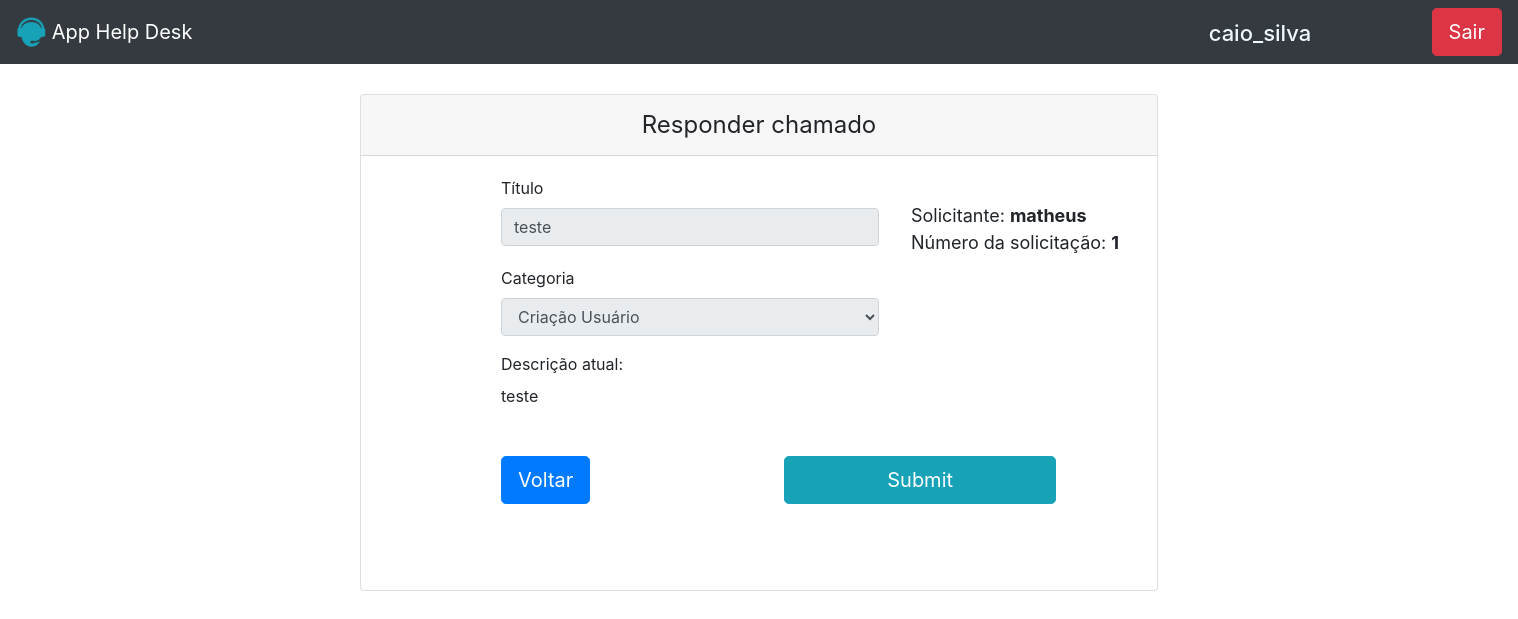
The page /php/resposta.php?id=1 (signed in) on the database its author committed.
### tables this page shows
CREATE TABLE IF NOT EXISTS `tb_pedidos` (
  `id` int NOT NULL AUTO_INCREMENT,
  `usuario` varchar(50) NOT NULL,
  `titulo` varchar(45) NOT NULL,
  `categoria` varchar(45) NOT NULL,
  `descricao` varchar(100) NOT NULL,
  `responsavel` varchar(25) DEFAULT NULL,
  `respostas_resp` varchar(255) DEFAULT NULL,
  `respostas_soli` varchar(255) DEFAULT NULL,
  `situacao` varchar(45) NOT NULL,
  `dta_criacao` timestamp NULL DEFAULT CURRENT_TIMESTAMP,
  `dta_atualizacao` timestamp NOT NULL DEFAULT CURRENT_TIMESTAMP ON UPDATE CURRENT_TIMESTAMP,
  PRIMARY KEY (`id`)
);

### php/resposta.php (the view, shortened to what this page needs)
<html>
<head>
  <link rel="stylesheet" href="https://maxcdn.bootstrapcdn.com/bootstrap/4.0.0/css/bootstrap.min.css">
</head>
<body>
  <?php
  require_once 'header.php';
  if (!empty($_GET['id'])) {
    include_once('config.php');
    $id = $_GET['id'];
    $sql = "SELECT * FROM tb_pedidos WHERE id=$id";
    $result = $conexao->query($sql);
    if ($result->num_rows > 0) {
      while ($user_data = mysqli_fetch_assoc($result)) {
        $titulo = $user_data['titulo'];
        $categoria = $user_data['categoria'];
        $descricao = $user_data['descricao'];
        $solicitante = $user_data['usuario'];
      }
    }
  }
  ?>
  <div class="container">
    <div class="row">
      <div class="card-abrir-chamado">
        <div class="card">
          <div class="card-header">
            Responder chamado
          </div>
          <div class="card-body">
            <div class="row">
              <div class="col">
                <form action="" method="POST">
                  <div class="form-group">
                    <label>Título</label>
                    <input type="text" name="titulo" disabled value="<?php echo $titulo ?>" autofocus class="form-control w-50" placeholder="Título">
                  </div>
                  <div class="solicitante">
                  <?php
                   echo "<span>Solicitante: <strong>$solicitante</strong></usuario_logadospan>";
                   echo "<br>";
                   echo "<span>Número da solicitação: <strong>$id</strong></span>";
                  ?>
                  </div>
                  <div class="form-group w-50" id="categoria">
                    <label>Categoria</label>
                    <select name="categoria" disabled value="<?php echo $categoria ?>" class="form-control">
                      <option name="categoria">Criação Usuário</option>
                    </select>
                  </div>
                  <div class="form-group" id="descricao">
                    <label>Descrição atual:</label>
                    <?php echo "<p>$descricao</p>";
                    ?>
                    <div class="row mt-5">
                      <div class="col-6">
                        <?php
                           $nivel = $_SESSION['nivel'];
                        if ($nivel == 2) {
                          echo "<a class='btn btn-lg btn-primary' id='voltar' href='consultar_chamado.php' name='voltar' type='button' data-toggle='tooltip' data-placement='right' title='Consultar Chamado'>Voltar</a>";
                        } else {
                          echo "<a class='btn btn-lg btn-primary' id='voltar' href='meus_chamados.php' name='voltar' type='button' data-toggle='tooltip' data-placement='right' title='Meus Chamados'>Voltar</a>";
                        }
                        ?>
                      </div>
                      <div class="col-6">
                        <input type="submit" class="btn btn-lg btn-info w-75 " id="enviar"  name="responder">
                      </div>
                    </div>
                </form>
              </div>
            </div>
          </div>
        </div>
      </div>
    </div>
</body>
</html>

### php/resposta.php (style rules this page uses)
body { overflow-x: hidden; }
.card-abrir-chamado { padding: 30px 0 0 0; width: 70%; margin: 0 auto; }
.form-group { position: relative; left: 120px; }
#categoria { position: relative; bottom: 40px; }
#enviar { position: relative; right: 110px; }
.card-header { text-align: center; font-size: 24px; }
.solicitante { font-size: 18px; position: relative; left: 530px; bottom: 60px; }
#categoria { position: relative; bottom: 50px; }
#descricao { position: relative; bottom: 50px; }

### rows shown on the page
tb_pedidos: titulo "teste", usuario "matheus", categoria "Criação Usuário", descricao "teste"

### other values the page prints
$usuario "caio_silva"
$id "1"
